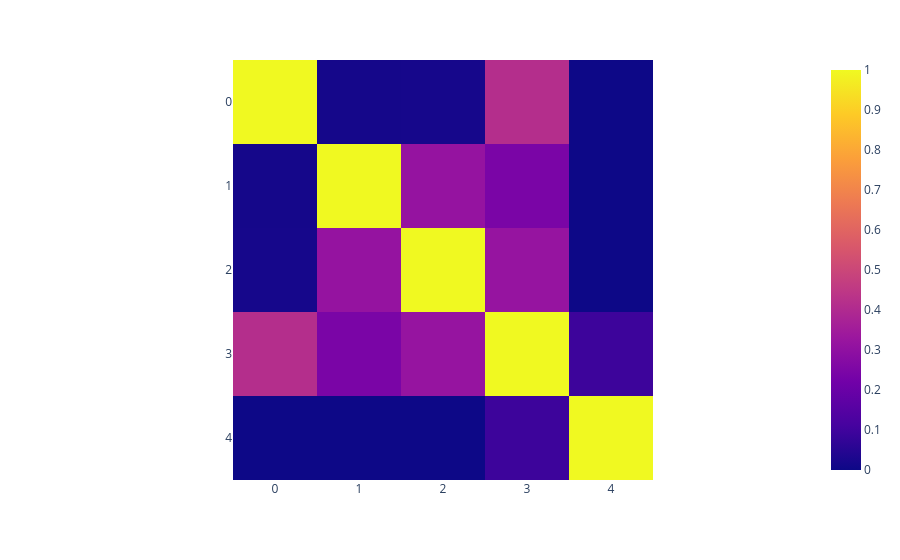

The notebook cell saved with this chart:
### Code cell
# Calculate and plot the global MAC matrix
MAC = np.zeros((n_modes, n_modes))
for i in range(n_modes):
    for j in range(n_modes):
        MAC[i, j] = (np.abs(Phi_id[:, i].conj().T @ Phi_id[:, j]))**2 / ((Phi_id[:, i].conj().T @ Phi_id[:, i]) * (Phi_id[:, j].conj().T @ Phi_id[:, j]))

# Plot the MAC matrix: Check if the off-diagonal elements are close to zero
fig = px.imshow(MAC)
fig.show()

### Figure 1 — Plotly figure (JSON) as saved in the notebook; plotly's stock layout.template omitted (floating-point values rounded to 4 significant figures)
{"data": [{"coloraxis": "coloraxis", "hovertemplate": "x: %{x}<br>y: %{y}<br>color: %{z}<extra></extra>", "name": "0", "type": "heatmap", "xaxis": "x", "yaxis": "y", "z": [[1.0, 0.01548, 0.01724, 0.4145, 0.0001327], [0.01548, 1.0, 0.3136, 0.2434, 7.327e-05], [0.01724, 0.3136, 1.0, 0.3163, 0.000125], [0.4145, 0.2434, 0.3163, 1.0, 0.09284], [0.0001327, 7.327e-05, 0.000125, 0.09284, 1.0]]}], "layout": {"coloraxis": {"colorscale": [[0, "#0d0887"], [0.1111, "#46039f"], [0.2222, "#7201a8"], [0.3333, "#9c179e"], [0.4444, "#bd3786"], [0.5556, "#d8576b"], [0.6667, "#ed7953"], [0.7778, "#fb9f3a"], [0.8889, "#fdca26"], [1, "#f0f921"]]}, "margin": {"t": 60}, "xaxis": {"anchor": "y", "constrain": "domain", "domain": [0, 1], "scaleanchor": "y"}, "yaxis": {"anchor": "x", "autorange": "reversed", "constrain": "domain", "domain": [0, 1]}}}
